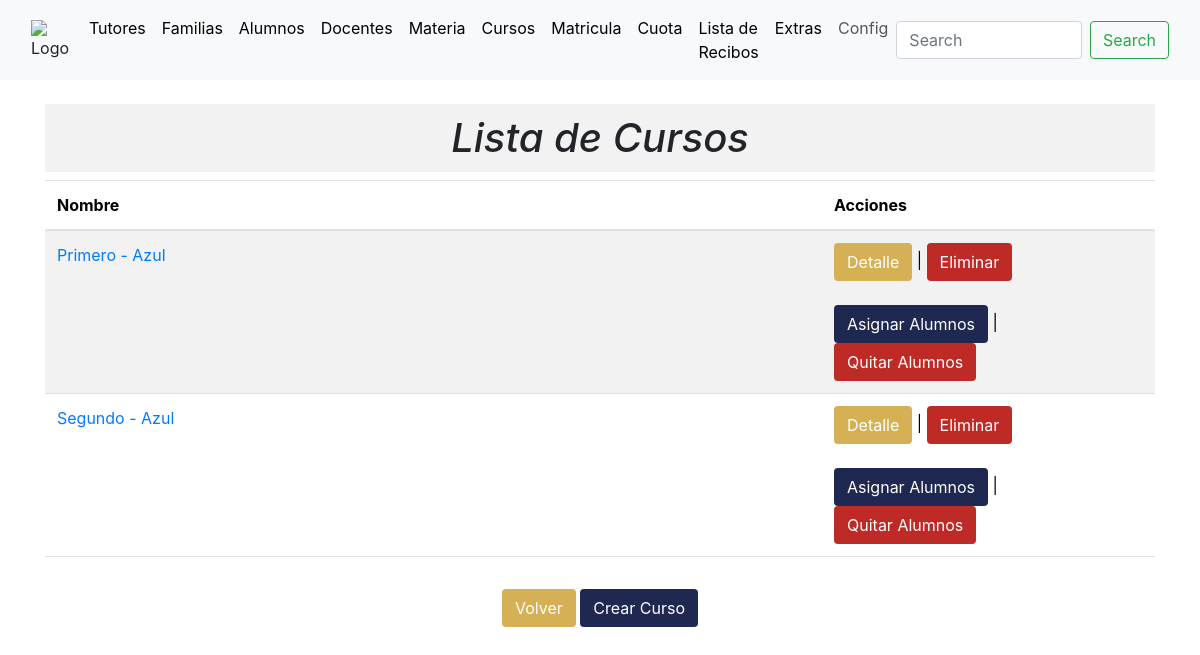
Page /cursos/ (signed in) on the committed database.
### academico/models.py (models this page shows, shortened)
class Cursos(models.Model):
    años = models.ForeignKey(Años, on_delete=models.CASCADE)
    Division = models.ForeignKey(Division, on_delete=models.CASCADE)
    Materias = models.ManyToManyField(Materias,blank=False, related_name="cursos")
    Nivels = models.ForeignKey(Nivel, on_delete=models.CASCADE)
    class Meta:
        db_table = 'Cursos'
        verbose_name = 'Curso'
        verbose_name_plural = 'Cursos'

class Años(models.Model):
    Año = models.CharField(max_length=255)
    class Meta:
        db_table = 'Años'
        verbose_name = 'Año'
        verbose_name_plural = 'Años'

class Division(models.Model):
    Division = models.CharField(max_length=255)
    def __str__(self):
        return '%s '%(self.Division)
    class Meta:
        db_table = 'Divisiones'
        verbose_name = 'Division'
        verbose_name_plural = 'Divisiones'

### academico/views.py (the view)
# urls.py: path('cursos/', views.cursos_list, name='cursos_list'),
@login_required
def cursos_list(request):
    cursos = Cursos.objects.all().order_by('años__Año')  # Ordena por el campo 'Año' del modelo Años
    materias = Materias.objects.all()
    tutores = Docentes.objects.all()
    context = {
        'cursos': cursos,
        'materias': materias,
        'tutores': tutores
    }
    return render(request, 'curso_list.html', context)

### academico/models.py (called while the page is built)
    def __str__(self):
        return '%s %s '%(self.Apellidos, self.Nombres)

    def __str__(self):
        return '%s '%(self.Nivel)

### academico/templates/curso_list.html (shortened to what this page needs)
{% extends "base.html" %}
{% block content %}
<main>
  <div class="container mt-4">
    <div class="row justify-content-center">
      <div class="col-md-12 text-center">
        <h1 style="font-style: italic; background-color: #f2f2f2; padding: 10px;">Lista de Cursos</h1>
      </div>
    </div>
    <div class="row justify-content-center">
      <div class="col-md-12"> <div class="table-responsive">
        <table class="table table-striped table-hover">
          <thead>
            <tr>
              <th style="width: 70%;">Nombre</th>
              <th>Acciones</th>
            </tr>
          </thead>
          <tbody>
            {% for curso in cursos %}
            <tr>
              <td>
                <a href="{% url 'materias_curso' curso.pk %}">{{ curso.años.Año }} - {{ curso.Division }}</a>
              </td>
              <td>
                <button type="button" class="btn" style="background-color: rgb(214,176,85); color: white;"
                        data-toggle="modal" data-target="#cursoDetailsModal{{ curso.pk }}">Detalle</button> |
                <button type="button" class="btn" style="background-color: rgb(190,43,39); color: white;"
                        data-toggle="modal" data-target="#cursoDeleteModal{{ curso.pk }}">Eliminar</button>
                <br><br><a href="{% url 'agregar_alumno_curso' curso.id %}" class="btn" style="background-color: rgb(31,40,81); color: white;">Asignar Alumnos</a> |
                <a href="{% url 'quitar_alumno_curso' curso.id %}" class="btn" style="background-color: rgb(190,43,39); color: white;">Quitar Alumnos</a>
              </td>
            </tr>
            {% endfor %}
          </tbody>
        </table>
        </div>
      </div>
    </div>
    <div class="row justify-content-center mt-3">
      <div class="col-md-8 text-center">
        <button type="button" class="btn" style="background-color: rgb(214,176,85); color: white;" onclick="location.href='{% url 'index' %}'">Volver</button>
        <button type="button" class="btn" style="background-color: rgb(31,40,81); color: white;" onclick="location.href='{% url 'curso_create' %}'">Crear Curso</button>
      </div>
    </div>
  </div>
</main>
{% endblock %}

### rows in the picture
Cursos: años.Año "Primero", Division "Azul"
Cursos: años.Año "Segundo", Division "Azul"
